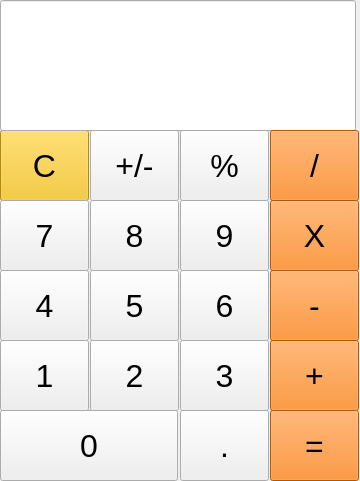
<?xml version="1.0" encoding="UTF-8"?>
<ui version="4.0">
 <class>Calculator</class>
 <widget class="QMainWindow" name="Calculator">
  <property name="geometry">
   <rect>
    <x>0</x>
    <y>0</y>
    <width>360</width>
    <height>481</height>
   </rect>
  </property>
  <property name="tabletTracking">
   <bool>true</bool>
  </property>
  <property name="windowTitle">
   <string>Calculator</string>
  </property>
  <property name="autoFillBackground">
   <bool>true</bool>
  </property>
  <property name="animated">
   <bool>false</bool>
  </property>
  <widget class="QWidget" name="centralwidget">
   <widget class="QPushButton" name="clear">
    <property name="geometry">
     <rect>
      <x>0</x>
      <y>130</y>
      <width>89</width>
      <height>71</height>
     </rect>
    </property>
    <property name="font">
     <font>
      <pointsize>24</pointsize>
     </font>
    </property>
    <property name="styleSheet">
     <string notr="true">background-color: rgb(245, 194, 17);</string>
    </property>
    <property name="text">
     <string>C</string>
    </property>
   </widget>
   <widget class="QPushButton" name="plus_minus">
    <property name="geometry">
     <rect>
      <x>90</x>
      <y>130</y>
      <width>89</width>
      <height>71</height>
     </rect>
    </property>
    <property name="font">
     <font>
      <pointsize>24</pointsize>
     </font>
    </property>
    <property name="text">
     <string>+/-</string>
    </property>
   </widget>
   <widget class="QPushButton" name="precent">
    <property name="geometry">
     <rect>
      <x>180</x>
      <y>130</y>
      <width>89</width>
      <height>71</height>
     </rect>
    </property>
    <property name="font">
     <font>
      <pointsize>24</pointsize>
     </font>
    </property>
    <property name="text">
     <string>%</string>
    </property>
   </widget>
   <widget class="QPushButton" name="button6">
    <property name="geometry">
     <rect>
      <x>180</x>
      <y>270</y>
      <width>89</width>
      <height>71</height>
     </rect>
    </property>
    <property name="font">
     <font>
      <pointsize>24</pointsize>
     </font>
    </property>
    <property name="text">
     <string>6</string>
    </property>
   </widget>
   <widget class="QPushButton" name="button4">
    <property name="geometry">
     <rect>
      <x>0</x>
      <y>270</y>
      <width>89</width>
      <height>71</height>
     </rect>
    </property>
    <property name="font">
     <font>
      <pointsize>24</pointsize>
     </font>
    </property>
    <property name="text">
     <string>4</string>
    </property>
   </widget>
   <widget class="QPushButton" name="button5">
    <property name="geometry">
     <rect>
      <x>90</x>
      <y>270</y>
      <width>89</width>
      <height>71</height>
     </rect>
    </property>
    <property name="font">
     <font>
      <pointsize>24</pointsize>
     </font>
    </property>
    <property name="text">
     <string>5</string>
    </property>
   </widget>
   <widget class="QPushButton" name="dot">
    <property name="geometry">
     <rect>
      <x>180</x>
      <y>410</y>
      <width>89</width>
      <height>71</height>
     </rect>
    </property>
    <property name="font">
     <font>
      <pointsize>24</pointsize>
     </font>
    </property>
    <property name="styleSheet">
     <string notr="true"/>
    </property>
    <property name="text">
     <string>.</string>
    </property>
   </widget>
   <widget class="QPushButton" name="button0">
    <property name="geometry">
     <rect>
      <x>0</x>
      <y>410</y>
      <width>178</width>
      <height>71</height>
     </rect>
    </property>
    <property name="font">
     <font>
      <pointsize>24</pointsize>
     </font>
    </property>
    <property name="text">
     <string>0</string>
    </property>
   </widget>
   <widget class="QPushButton" name="button3">
    <property name="geometry">
     <rect>
      <x>180</x>
      <y>340</y>
      <width>89</width>
      <height>71</height>
     </rect>
    </property>
    <property name="font">
     <font>
      <pointsize>24</pointsize>
     </font>
    </property>
    <property name="text">
     <string>3</string>
    </property>
   </widget>
   <widget class="QPushButton" name="button1">
    <property name="geometry">
     <rect>
      <x>0</x>
      <y>340</y>
      <width>89</width>
      <height>71</height>
     </rect>
    </property>
    <property name="font">
     <font>
      <pointsize>24</pointsize>
     </font>
    </property>
    <property name="text">
     <string>1</string>
    </property>
   </widget>
   <widget class="QPushButton" name="button2">
    <property name="geometry">
     <rect>
      <x>90</x>
      <y>340</y>
      <width>89</width>
      <height>71</height>
     </rect>
    </property>
    <property name="font">
     <font>
      <pointsize>24</pointsize>
     </font>
    </property>
    <property name="text">
     <string>2</string>
    </property>
   </widget>
   <widget class="QPushButton" name="button9">
    <property name="geometry">
     <rect>
      <x>180</x>
      <y>200</y>
      <width>89</width>
      <height>71</height>
     </rect>
    </property>
    <property name="font">
     <font>
      <pointsize>24</pointsize>
     </font>
    </property>
    <property name="text">
     <string>9</string>
    </property>
   </widget>
   <widget class="QPushButton" name="button7">
    <property name="geometry">
     <rect>
      <x>0</x>
      <y>200</y>
      <width>89</width>
      <height>71</height>
     </rect>
    </property>
    <property name="font">
     <font>
      <pointsize>24</pointsize>
     </font>
    </property>
    <property name="text">
     <string>7</string>
    </property>
   </widget>
   <widget class="QPushButton" name="button8">
    <property name="geometry">
     <rect>
      <x>90</x>
      <y>200</y>
      <width>89</width>
      <height>71</height>
     </rect>
    </property>
    <property name="font">
     <font>
      <pointsize>24</pointsize>
     </font>
    </property>
    <property name="text">
     <string>8</string>
    </property>
   </widget>
   <widget class="QLineEdit" name="Line">
    <property name="geometry">
     <rect>
      <x>0</x>
      <y>0</y>
      <width>356</width>
      <height>131</height>
     </rect>
    </property>
    <property name="font">
     <font>
      <pointsize>24</pointsize>
     </font>
    </property>
    <property name="styleSheet">
     <string notr="true">QPushButton {
	background-color: rgb(142, 154, 98);
   
}</string>
    </property>
    <property name="alignment">
     <set>Qt::AlignRight|Qt::AlignTrailing|Qt::AlignVCenter</set>
    </property>
   </widget>
   <widget class="QPushButton" name="div">
    <property name="geometry">
     <rect>
      <x>270</x>
      <y>130</y>
      <width>89</width>
      <height>71</height>
     </rect>
    </property>
    <property name="font">
     <font>
      <pointsize>24</pointsize>
     </font>
    </property>
    <property name="styleSheet">
     <string notr="true">QPushButton {
	background-color:rgb(255, 120, 0);
   
}</string>
    </property>
    <property name="text">
     <string>/</string>
    </property>
   </widget>
   <widget class="QPushButton" name="minus">
    <property name="geometry">
     <rect>
      <x>270</x>
      <y>270</y>
      <width>89</width>
      <height>71</height>
     </rect>
    </property>
    <property name="font">
     <font>
      <pointsize>24</pointsize>
     </font>
    </property>
    <property name="styleSheet">
     <string notr="true">QPushButton {
	background-color:rgb(255, 120, 0);
   
}</string>
    </property>
    <property name="text">
     <string>-</string>
    </property>
   </widget>
   <widget class="QPushButton" name="plus">
    <property name="geometry">
     <rect>
      <x>270</x>
      <y>340</y>
      <width>89</width>
      <height>71</height>
     </rect>
    </property>
    <property name="font">
     <font>
      <pointsize>24</pointsize>
     </font>
    </property>
    <property name="styleSheet">
     <string notr="true">QPushButton {
	background-color:rgb(255, 120, 0);
   
}</string>
    </property>
    <property name="text">
     <string>+</string>
    </property>
   </widget>
   <widget class="QPushButton" name="mul">
    <property name="geometry">
     <rect>
      <x>270</x>
      <y>200</y>
      <width>89</width>
      <height>71</height>
     </rect>
    </property>
    <property name="font">
     <font>
      <pointsize>24</pointsize>
     </font>
    </property>
    <property name="styleSheet">
     <string notr="true">QPushButton {
	background-color:rgb(255, 120, 0);
   
}</string>
    </property>
    <property name="text">
     <string>X</string>
    </property>
   </widget>
   <widget class="QPushButton" name="equal">
    <property name="geometry">
     <rect>
      <x>270</x>
      <y>410</y>
      <width>89</width>
      <height>71</height>
     </rect>
    </property>
    <property name="font">
     <font>
      <pointsize>24</pointsize>
     </font>
    </property>
    <property name="styleSheet">
     <string notr="true">QPushButton {
	background-color:rgb(255, 120, 0);
   
}</string>
    </property>
    <property name="text">
     <string>=</string>
    </property>
   </widget>
  </widget>
 </widget>
 <resources/>
 <connections/>
</ui>
